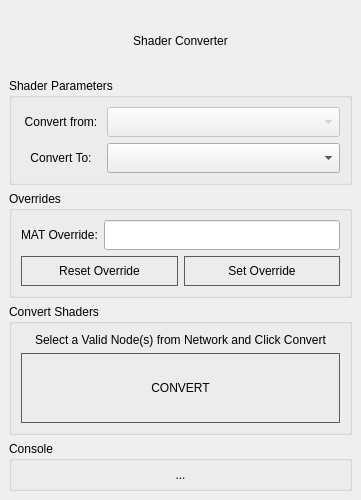
<?xml version="1.0" encoding="UTF-8"?>
<ui version="4.0">
 <class>MainWindow</class>
 <widget class="QMainWindow" name="MainWindow">
  <property name="geometry">
   <rect>
    <x>0</x>
    <y>0</y>
    <width>361</width>
    <height>500</height>
   </rect>
  </property>
  <property name="windowTitle">
   <string>MainWindow</string>
  </property>
  <widget class="QWidget" name="centralwidget">
   <layout class="QVBoxLayout" name="verticalLayout">
    <item>
     <layout class="QVBoxLayout" name="vl_header">
      <item>
       <widget class="QLabel" name="lbl_header">
        <property name="text">
         <string>Shader Converter</string>
        </property>
        <property name="alignment">
         <set>Qt::AlignCenter</set>
        </property>
       </widget>
      </item>
     </layout>
    </item>
    <item>
     <widget class="QGroupBox" name="grpb_convershaders">
      <property name="title">
       <string>Shader Parameters</string>
      </property>
      <layout class="QVBoxLayout" name="verticalLayout_3">
       <item>
        <layout class="QVBoxLayout" name="vl_menu_holder">
         <item>
          <layout class="QHBoxLayout" name="hl_load1">
           <item>
            <widget class="QLabel" name="label">
             <property name="maximumSize">
              <size>
               <width>80</width>
               <height>16777215</height>
              </size>
             </property>
             <property name="text">
              <string>Convert from:</string>
             </property>
             <property name="alignment">
              <set>Qt::AlignCenter</set>
             </property>
            </widget>
           </item>
           <item>
            <widget class="QComboBox" name="cmb_load1">
             <property name="enabled">
              <bool>false</bool>
             </property>
             <property name="minimumSize">
              <size>
               <width>0</width>
               <height>30</height>
              </size>
             </property>
            </widget>
           </item>
          </layout>
         </item>
         <item>
          <layout class="QHBoxLayout" name="horizontalLayout">
           <item>
            <widget class="QLabel" name="label_2">
             <property name="maximumSize">
              <size>
               <width>80</width>
               <height>16777215</height>
              </size>
             </property>
             <property name="text">
              <string>Convert To:</string>
             </property>
             <property name="alignment">
              <set>Qt::AlignCenter</set>
             </property>
            </widget>
           </item>
           <item>
            <widget class="QComboBox" name="cmb_load2">
             <property name="minimumSize">
              <size>
               <width>0</width>
               <height>30</height>
              </size>
             </property>
            </widget>
           </item>
          </layout>
         </item>
        </layout>
       </item>
      </layout>
     </widget>
    </item>
    <item>
     <widget class="QGroupBox" name="grpb_Override">
      <property name="title">
       <string>Overrides</string>
      </property>
      <layout class="QVBoxLayout" name="verticalLayout_2">
       <item>
        <layout class="QHBoxLayout" name="horizontalLayout_2">
         <item>
          <widget class="QLabel" name="label_3">
           <property name="maximumSize">
            <size>
             <width>80</width>
             <height>16777215</height>
            </size>
           </property>
           <property name="text">
            <string>MAT Override:</string>
           </property>
          </widget>
         </item>
         <item>
          <widget class="QLineEdit" name="line_mat_override">
           <property name="enabled">
            <bool>true</bool>
           </property>
           <property name="minimumSize">
            <size>
             <width>0</width>
             <height>30</height>
            </size>
           </property>
           <property name="readOnly">
            <bool>true</bool>
           </property>
          </widget>
         </item>
        </layout>
       </item>
       <item>
        <layout class="QHBoxLayout" name="horizontalLayout_3">
         <item>
          <widget class="QPushButton" name="bttn_mat_override_reset">
           <property name="minimumSize">
            <size>
             <width>0</width>
             <height>30</height>
            </size>
           </property>
           <property name="styleSheet">
            <string notr="true">border :1px solid rgb(91, 91, 91)</string>
           </property>
           <property name="text">
            <string>Reset Override</string>
           </property>
           <property name="flat">
            <bool>true</bool>
           </property>
          </widget>
         </item>
         <item>
          <widget class="QPushButton" name="bttn_mat_override">
           <property name="minimumSize">
            <size>
             <width>0</width>
             <height>30</height>
            </size>
           </property>
           <property name="styleSheet">
            <string notr="true">border :1px solid rgb(91, 91, 91)</string>
           </property>
           <property name="text">
            <string>Set Override</string>
           </property>
           <property name="flat">
            <bool>true</bool>
           </property>
          </widget>
         </item>
        </layout>
       </item>
      </layout>
     </widget>
    </item>
    <item>
     <widget class="QGroupBox" name="grpb_main">
      <property name="title">
       <string>Convert Shaders</string>
      </property>
      <layout class="QVBoxLayout" name="verticalLayout_5">
       <item>
        <widget class="QLabel" name="lbl_convert_tip">
         <property name="text">
          <string>Select a Valid Node(s) from Network and Click Convert</string>
         </property>
         <property name="alignment">
          <set>Qt::AlignCenter</set>
         </property>
        </widget>
       </item>
       <item>
        <widget class="QPushButton" name="bttn_convert">
         <property name="minimumSize">
          <size>
           <width>0</width>
           <height>70</height>
          </size>
         </property>
         <property name="styleSheet">
          <string notr="true">border :1px solid rgb(91, 91, 91)</string>
         </property>
         <property name="text">
          <string>CONVERT</string>
         </property>
         <property name="flat">
          <bool>true</bool>
         </property>
        </widget>
       </item>
      </layout>
     </widget>
    </item>
    <item>
     <widget class="QGroupBox" name="grpb_console">
      <property name="sizePolicy">
       <sizepolicy hsizetype="Preferred" vsizetype="Fixed">
        <horstretch>0</horstretch>
        <verstretch>0</verstretch>
       </sizepolicy>
      </property>
      <property name="maximumSize">
       <size>
        <width>16777215</width>
        <height>50</height>
       </size>
      </property>
      <property name="title">
       <string>Console</string>
      </property>
      <layout class="QVBoxLayout" name="verticalLayout_4">
       <item>
        <widget class="QLabel" name="lbl_console">
         <property name="maximumSize">
          <size>
           <width>16777215</width>
           <height>50</height>
          </size>
         </property>
         <property name="text">
          <string>...</string>
         </property>
         <property name="alignment">
          <set>Qt::AlignCenter</set>
         </property>
        </widget>
       </item>
      </layout>
     </widget>
    </item>
   </layout>
  </widget>
 </widget>
 <resources/>
 <connections/>
</ui>
